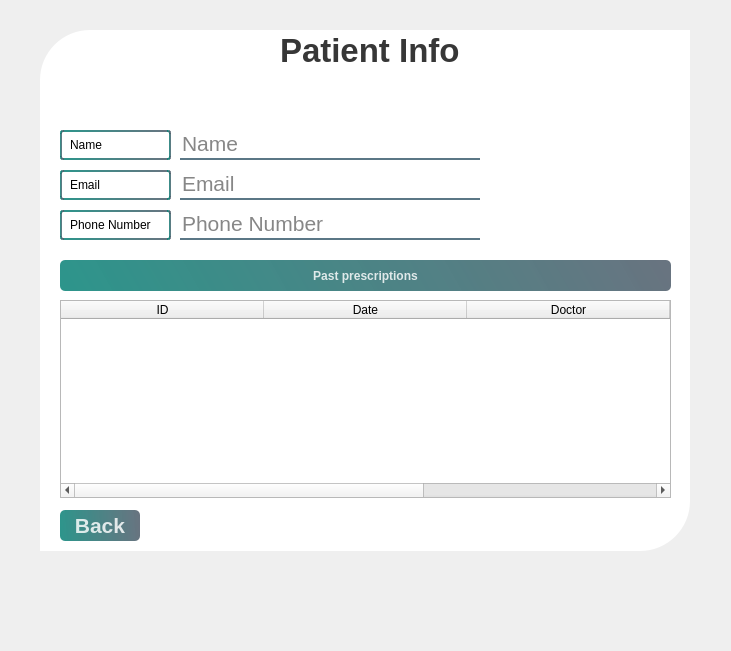
<?xml version="1.0" encoding="UTF-8"?>
<ui version="4.0">
 <class>Dialog</class>
 <widget class="QDialog" name="Dialog">
  <property name="geometry">
   <rect>
    <x>0</x>
    <y>0</y>
    <width>731</width>
    <height>651</height>
   </rect>
  </property>
  <property name="windowTitle">
   <string>Dialog</string>
  </property>
  <widget class="QWidget" name="widget" native="true">
   <property name="geometry">
    <rect>
     <x>20</x>
     <y>10</y>
     <width>691</width>
     <height>541</height>
    </rect>
   </property>
   <widget class="QLabel" name="label">
    <property name="geometry">
     <rect>
      <x>20</x>
      <y>20</y>
      <width>650</width>
      <height>521</height>
     </rect>
    </property>
    <property name="styleSheet">
     <string notr="true">background-color:rgba(255, 255, 255, 255);
border-top-left-radius: 50px;
border-bottom-right-radius: 50px;</string>
    </property>
    <property name="text">
     <string/>
    </property>
   </widget>
   <widget class="QLabel" name="pageTitle">
    <property name="geometry">
     <rect>
      <x>260</x>
      <y>20</y>
      <width>201</width>
      <height>40</height>
     </rect>
    </property>
    <property name="font">
     <font>
      <pointsize>25</pointsize>
      <weight>75</weight>
      <bold>true</bold>
     </font>
    </property>
    <property name="styleSheet">
     <string notr="true">color:rgba(0, 0, 0, 200);</string>
    </property>
    <property name="text">
     <string>Patient Info</string>
    </property>
   </widget>
   <widget class="QLabel" name="nameLabel">
    <property name="geometry">
     <rect>
      <x>40</x>
      <y>120</y>
      <width>111</width>
      <height>30</height>
     </rect>
    </property>
    <property name="styleSheet">
     <string notr="true">border: 2px solid qlineargradient(spread:pad, x1:0, y1:0.505682, x2:1, y2:0.477, stop:0 rgba(11, 131, 120, 219), stop:1 rgba(85, 98, 112, 226));
padding: 5px;
border-radius: 3px;
opacity: 200;</string>
    </property>
    <property name="text">
     <string>Name</string>
    </property>
   </widget>
   <widget class="QLineEdit" name="nameLine">
    <property name="enabled">
     <bool>false</bool>
    </property>
    <property name="geometry">
     <rect>
      <x>160</x>
      <y>120</y>
      <width>300</width>
      <height>30</height>
     </rect>
    </property>
    <property name="font">
     <font>
      <pointsize>16</pointsize>
     </font>
    </property>
    <property name="styleSheet">
     <string notr="true">background-color:rgba(0, 0, 0, 0);
border:none;
border-bottom:2px solid rgba(46, 82, 101, 200);
color:rgba(0, 0, 0, 240);
padding-bottom:1px;
</string>
    </property>
    <property name="placeholderText">
     <string>Name</string>
    </property>
   </widget>
   <widget class="QLabel" name="emailLabel">
    <property name="geometry">
     <rect>
      <x>40</x>
      <y>160</y>
      <width>111</width>
      <height>30</height>
     </rect>
    </property>
    <property name="styleSheet">
     <string notr="true">border: 2px solid qlineargradient(spread:pad, x1:0, y1:0.505682, x2:1, y2:0.477, stop:0 rgba(11, 131, 120, 219), stop:1 rgba(85, 98, 112, 226));
padding: 5px;
border-radius: 3px;
opacity: 200;</string>
    </property>
    <property name="text">
     <string>Email</string>
    </property>
   </widget>
   <widget class="QLineEdit" name="emailLine">
    <property name="enabled">
     <bool>false</bool>
    </property>
    <property name="geometry">
     <rect>
      <x>160</x>
      <y>160</y>
      <width>300</width>
      <height>30</height>
     </rect>
    </property>
    <property name="font">
     <font>
      <pointsize>16</pointsize>
     </font>
    </property>
    <property name="styleSheet">
     <string notr="true">background-color:rgba(0, 0, 0, 0);
border:none;
border-bottom:2px solid rgba(46, 82, 101, 200);
color:rgba(0, 0, 0, 240);
padding-bottom:1px;
</string>
    </property>
    <property name="placeholderText">
     <string>Email</string>
    </property>
   </widget>
   <widget class="QLabel" name="phoneNumberLabel">
    <property name="geometry">
     <rect>
      <x>40</x>
      <y>200</y>
      <width>111</width>
      <height>30</height>
     </rect>
    </property>
    <property name="styleSheet">
     <string notr="true">border: 2px solid qlineargradient(spread:pad, x1:0, y1:0.505682, x2:1, y2:0.477, stop:0 rgba(11, 131, 120, 219), stop:1 rgba(85, 98, 112, 226));
padding: 5px;
border-radius: 3px;
opacity: 200;</string>
    </property>
    <property name="text">
     <string>Phone Number</string>
    </property>
   </widget>
   <widget class="QLineEdit" name="phoneNumberLine">
    <property name="enabled">
     <bool>false</bool>
    </property>
    <property name="geometry">
     <rect>
      <x>160</x>
      <y>200</y>
      <width>300</width>
      <height>30</height>
     </rect>
    </property>
    <property name="font">
     <font>
      <pointsize>16</pointsize>
     </font>
    </property>
    <property name="styleSheet">
     <string notr="true">background-color:rgba(0, 0, 0, 0);
border:none;
border-bottom:2px solid rgba(46, 82, 101, 200);
color:rgba(0, 0, 0, 240);
padding-bottom:1px;
</string>
    </property>
    <property name="placeholderText">
     <string>Phone Number</string>
    </property>
   </widget>
   <widget class="QTableWidget" name="table">
    <property name="geometry">
     <rect>
      <x>40</x>
      <y>290</y>
      <width>611</width>
      <height>198</height>
     </rect>
    </property>
    <property name="rowCount">
     <number>0</number>
    </property>
    <property name="columnCount">
     <number>5</number>
    </property>
    <attribute name="horizontalHeaderDefaultSectionSize">
     <number>203</number>
    </attribute>
    <attribute name="verticalHeaderVisible">
     <bool>false</bool>
    </attribute>
    <column>
     <property name="text">
      <string>ID</string>
     </property>
    </column>
    <column>
     <property name="text">
      <string>Date</string>
     </property>
    </column>
    <column>
     <property name="text">
      <string>Doctor</string>
     </property>
    </column>
    <column>
     <property name="text">
      <string>Pharmacist</string>
     </property>
    </column>
    <column>
     <property name="text">
      <string>Collected</string>
     </property>
    </column>
   </widget>
   <widget class="QLabel" name="tableLabel">
    <property name="geometry">
     <rect>
      <x>40</x>
      <y>250</y>
      <width>611</width>
      <height>31</height>
     </rect>
    </property>
    <property name="font">
     <font>
      <weight>75</weight>
      <bold>true</bold>
     </font>
    </property>
    <property name="styleSheet">
     <string notr="true">background-color: qlineargradient(spread:pad, x1:0, y1:0.505682, x2:1, y2:0.477, stop:0 rgba(11, 131, 120, 219), stop:1 rgba(85, 98, 112, 226));
color:rgba(255, 255, 255, 210);
border-radius:5px;
padding:5px;</string>
    </property>
    <property name="text">
     <string>Past prescriptions</string>
    </property>
    <property name="textFormat">
     <enum>Qt::AutoText</enum>
    </property>
    <property name="alignment">
     <set>Qt::AlignCenter</set>
    </property>
   </widget>
   <widget class="QPushButton" name="backButton">
    <property name="geometry">
     <rect>
      <x>40</x>
      <y>500</y>
      <width>80</width>
      <height>31</height>
     </rect>
    </property>
    <property name="font">
     <font>
      <pointsize>16</pointsize>
      <weight>75</weight>
      <bold>true</bold>
     </font>
    </property>
    <property name="styleSheet">
     <string notr="true">QPushButton#backButton{
	background-color: qlineargradient(spread:pad, x1:0, y1:0.505682, x2:1, y2:0.477, stop:0 rgba(11, 131, 120, 219), stop:1 rgba(85, 98, 112, 226));
	color:rgba(255, 255, 255, 210);
	border-radius:5px;
}

QPushButton#backButton:hover{
	background-color: qlineargradient(spread:pad, x1:0, y1:0.505682, x2:1, y2:0.477, stop:0 rgba(150, 123, 111, 219), stop:1 rgba(85, 81, 84, 226));
}

QPushButton#backButton:pressed{
	padding-left:5px;
	padding-top:5px;
	background-color:rgba(150, 123, 111, 255);
}</string>
    </property>
    <property name="text">
     <string>Back</string>
    </property>
   </widget>
  </widget>
 </widget>
 <resources/>
 <connections/>
</ui>
